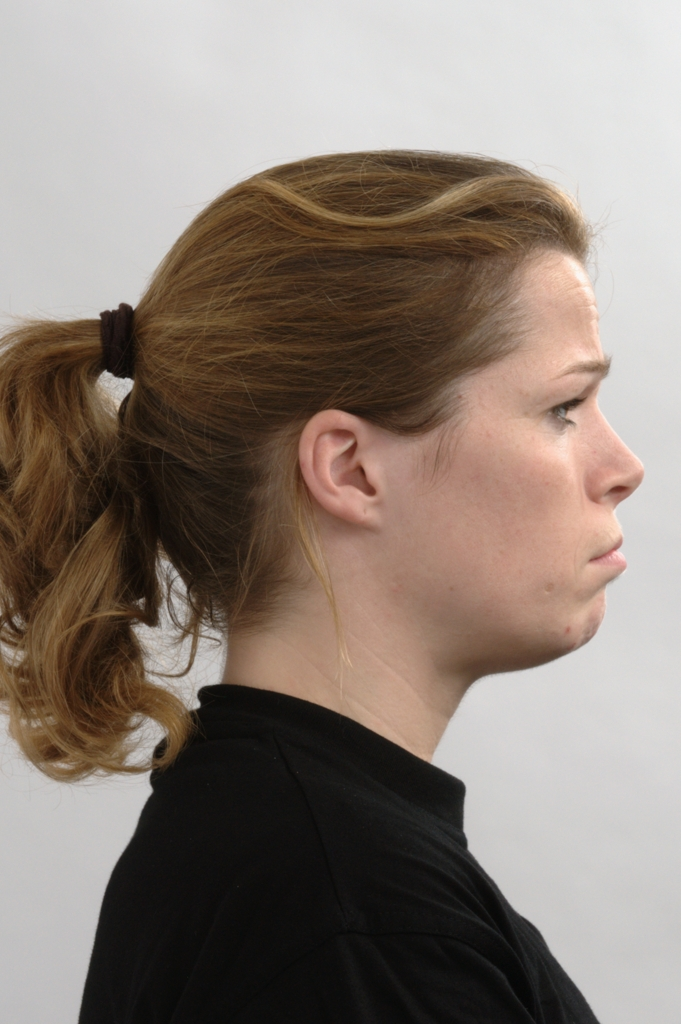
#> input picture radboud/Rafd000_02_Caucasian_female_sad_frontal.jpg, 681 x 1024 px, found by its file name
$ jupyter execute --allow-errors 2023_Wstep_do_AI.ipynb   (shell and % lines are left out)   (text cells are left out)
#> lines starting #> are read from the running program, lines starting #| are printed output that depends on the picture; pictures that were not available may be replaced by others from this repository, and a replacement may not be noted
[cell 1]
import cv2 as cv
import numpy as np
import pandas as pd
from google.colab.patches import cv2_imshow
from skimage import io
from PIL import Image
from os.path import exists
import torch
from torchvision import transforms
import base64

import os
import sys
import dlib

[cell 2]
affect_exp_dict = { 0: 'Neutral',
                    1: 'Happy',
                    2: 'Sad',
                    3: 'Surprise',
                    4: 'Fear',
                    5: 'Disgust',
                    6: 'Anger',
                    7: 'Contempt' }

# Valence: valence value of the expression in interval [-1,+1] (for Uncertain and No-face categories the value is -2)
# Arousal: arousal value of the expression in interval [-1,+1] (for Uncertain and No-face categories the value is -2)

df = []
for i in os.scandir('/content/wstep_do_ai/affectnet'):
  num = i.name.strip('.jpg')
  if exists("/content/wstep_do_ai/annotations/"+num+"_exp.npy"):
      df.append([i.name,affect_exp_dict[int(np.load("/content/wstep_do_ai/annotations/"+num+"_exp.npy"))], None, None, None, None, None, None, None, None, None])

df_affectnet = pd.DataFrame(data = df,
                  columns = ['Image','Expression','Head_pose','Blurr_score', 'Blurr_classification','Expression_Kairos', 'Expression_Face++', 'Expression_HF_1', 'Expression_HF_2', 'Expression_HF_3', 'Expression_HF_4'])

df_affectnet.head(10)

[cell 3]
df = []
for i in os.scandir('/content/wstep_do_ai/radboud'):
  img_name_table = i.name.split('_')
  df.append([i.name, img_name_table[len(img_name_table)-2], img_name_table[len(img_name_table)-1][:-4],None, None, None, None, None, None, None, None])

df_radboud = pd.DataFrame(data = df,
                  columns = ['Image','Expression','Head_pose','Blurr_score', 'Blurr_classification','Expression_Kairos', 'Expression_Face++', 'Expression_HF_1', 'Expression_HF_2', 'Expression_HF_3', 'Expression_HF_4'])

df_radboud.head()

[cell 4]
df = []
#> (the rest of this cell did not finish here and is left out)

[cell 5]
df = []
#> (the rest of this cell did not finish here and is left out)

[cell 6]
# [4 lines left out: function variance_of_laplacian, not called in this run]

[cell 7]
def load_model():
  model = torch.hub.load('pytorch/vision:v0.6.0', 'deeplabv3_resnet101', pretrained=True)
  model.eval()
  return model

# [43 lines left out: functions make_transparent_foreground, remove_background, not called in this run]

#> (a cell that did not finish here is left out)

#> (a cell that did not finish here is left out)

[cell 10]
#REDUCING IMAGE COLORS WITH K-MEANS CLUSTERING
from sklearn.cluster import KMeans

def reduce_colors(image, num_clusters):
  # Reshape the image into a 2D array of pixels
  pixels = image.reshape((-1, 3))


  # Apply k-means clustering
  kmeans = KMeans(n_clusters=num_clusters) #<-------- NUMBER OF CLUSTERS
  # For warn suppresion
  kmeans.n_init = 10
  kmeans.fit(pixels)
  new_colors = kmeans.cluster_centers_.astype('uint8')
  labels = kmeans.labels_
  result = new_colors[labels].reshape(image.shape)


  return result

img = cv.imread('/content/wstep_do_ai/radboud/Rafd000_02_Caucasian_female_sad_frontal.jpg')
#> img is the input picture: shape (1024, 681, 3); mean B, G, R 117.5, 126.4, 138.9
cv2_imshow(reduce_colors(img, 8))

[cell 11]
# [110 lines left out: functions drawPolyline, draw, ref3DModel, ref2dImagePoints, cameraMatrix, estimateHeadPose, not called in this run]

[cell 12]
def image_shake(image, axes_value=22):
  psf = np.zeros((50, 50, 3))
  psf = cv.ellipse(psf,
                    (25, 25), # center
                    (axes_value, 0), # axes -- 22 for blur length, 0 for thin PSF
                    15, # angle of motion in degrees
                    0, 360, # ful ellipse, not an arc
                    (1, 1, 1), # white color
                    thickness=-1) # filled

  psf /= psf[:,:,0].sum() # normalize by sum of one channel
                          # since channels are processed independently

  return cv.filter2D(image, -1, psf)

[cell 13]
def image_contrast_brightness(image, alpha, beta):
  return cv.convertScaleAbs(image, alpha=alpha, beta=beta)

[cell 14]
def image_resize(image, width, height):
  dim = (width,height)
  return cv.resize(image, dim, interpolation = cv.INTER_AREA)

[cell 15]
url = "https://upload.wikimedia.org/wikipedia/en/7/7d/Lenna_%28test_image%29.png"
image = io.imread(url)
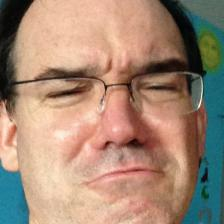
#> input picture affectnet/1017.jpg, 224 x 224 px, given in place of Lenna_%28test_image%29.png, which was not available
#> image is the input picture: shape (224, 224, 3); mean R, G, B 162.6, 135.9, 116.6
image = cv.cvtColor(image, cv.COLOR_BGR2RGB)
final_frame = cv.hconcat((image,image_shake(image,12),image_contrast_brightness(image,1.5,10)))
#> in image_shake, `return cv.filter2D(image, -1, psf)`:
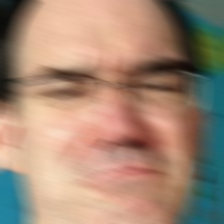
#> returned value: shape (224, 224, 3); mean of channels 0, 1, 2 116.6, 135.9, 162.5; drawn as B, G, R
#> in image_contrast_brightness, `return cv.convertScaleAbs(image, alpha=alpha, beta=beta)`:
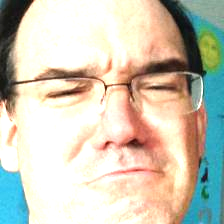
#> returned value: shape (224, 224, 3); mean of channels 0, 1, 2 182.4, 199.1, 203.3; drawn as B, G, R
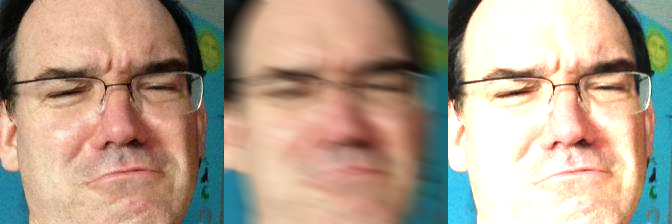
#> final_frame: shape (224, 672, 3); mean B, G, R 138.6, 157, 176.1
print(image.shape)
#| (224, 224, 3)
cv2_imshow(final_frame)
cv2_imshow(image_resize(image,1024,256))
#> in image_resize, `return cv.resize(image, dim, interpolation = cv.INTER_AREA)`:
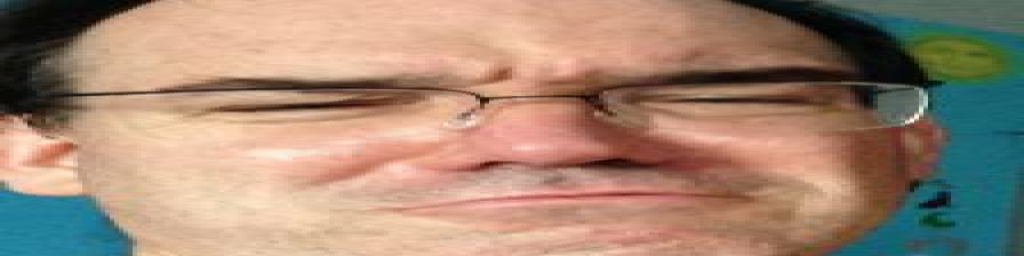
#> returned value: shape (256, 1024, 3); mean of channels 0, 1, 2 116.5, 135.8, 162.5; drawn as B, G, R
